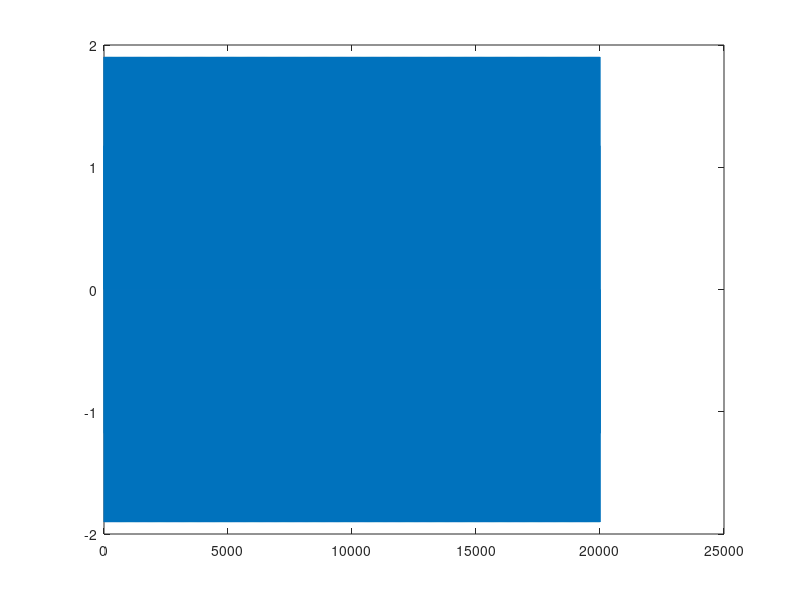

Recreate this plot in MATLAB. (Note: this script raises an error after producing the figure.)
close all
fs = 10e3;
t = 0:1/fs:2;
x = sin(2*pi*0.1*fs*t)+sin(2*pi*0.4*fs*t);
figure(1)
plot(x);
figure(2)
stft(x,fs,'Window',kaiser(256,5),'OverlapLength',220,'FFTLength',512);
